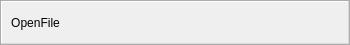
<?xml version="1.0" encoding="UTF-8"?>
<ui version="4.0">
 <class>MainControlsToolbar</class>
 <widget class="QToolBar" name="MainControlsToolbar">
  <property name="geometry">
   <rect>
    <x>0</x>
    <y>0</y>
    <width>350</width>
    <height>45</height>
   </rect>
  </property>
  <property name="windowTitle">
   <string>Main Controls</string>
  </property>
  <property name="orientation">
   <enum>Qt::Horizontal</enum>
  </property>
  <action name="actionOpenFile">
   <property name="icon">
    <iconset resource="../pviz.qrc">
     <normaloff>:/Icons/pqOpen32.png</normaloff>:/Icons/pqOpen32.png</iconset>
   </property>
   <property name="text">
    <string>OpenFile</string>
   </property>
   <property name="toolTip">
    <string>Open</string>
   </property>
  </action>
  <addaction name="actionOpenFile"/>
 </widget>
 <resources>
  <include location="../pviz.qrc"/>
 </resources>
 <connections/>
</ui>
